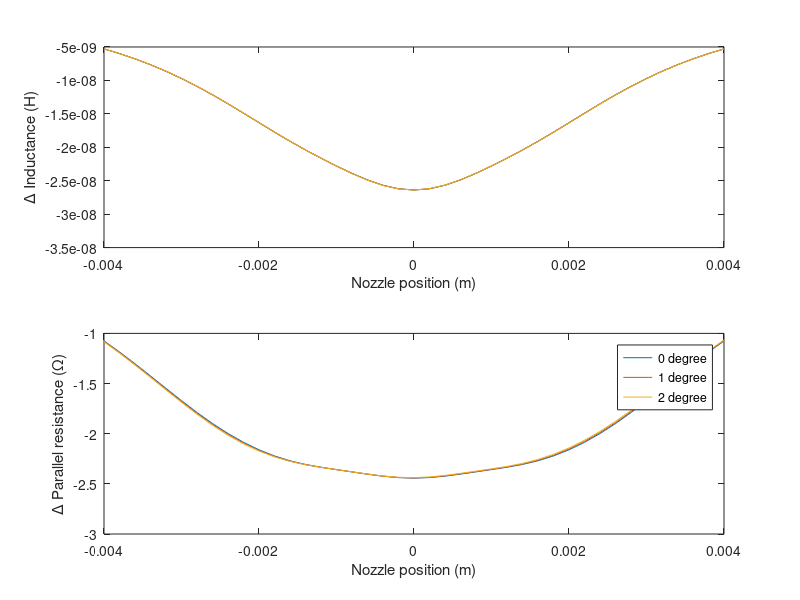
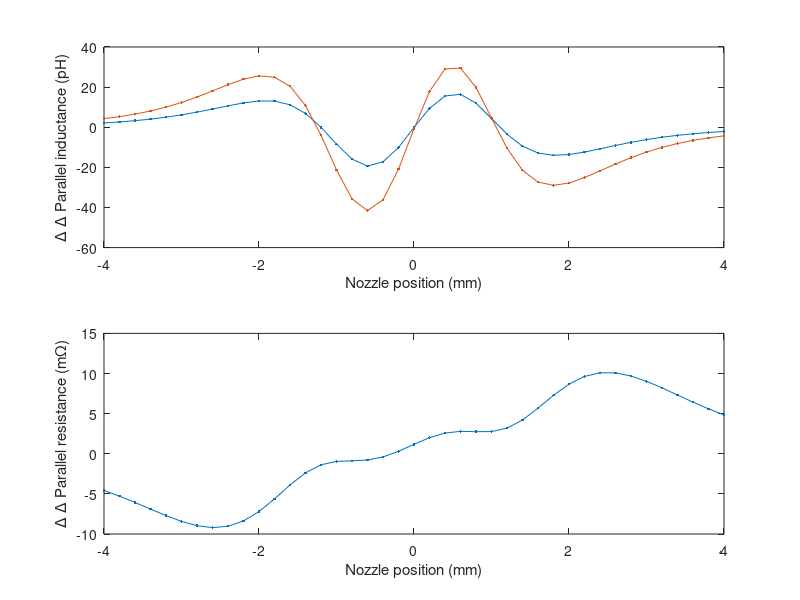

These figures' MATLAB source, in order: (Note: this script raises an error after producing the figures.)
clear all
close all

load("sim_result_0mu_offset_hr2.mat")

dLp = (imag(dZ).^2+real(dZ).^2)./imag(dZ)./f/2/pi;
dRp = (imag(dZ).^2+real(dZ).^2)./real(dZ);
dltot = zeros(3,13);
figure
ax1 = subplot(2,1,1);
plot(xpos,dLp)
ylabel('\Delta Inductance (H)')
xlabel('Nozzle position (m)')
hold on
ax2 = subplot(2,1,2);
plot(xpos,dRp)
ylabel('\Delta Parallel resistance (\Omega)')
xlabel('Nozzle position (m)')
hold on
dLptot(1,:) = dLp;
dRptot(1,:) = dRp;

load("sim_result_50mu_offset_hr2.mat")
dLp = (imag(dZ).^2+real(dZ).^2)./imag(dZ)./f/2/pi;
dRp = (imag(dZ).^2+real(dZ).^2)./real(dZ);
subplot(ax1)
plot(xpos,dLp)
ylabel('\Delta Parallel Inductance (H)')
xlabel('Nozzle position (m)')
hold on
subplot(ax2)
plot(xpos,dRp)
ylabel('\Delta Parallel resistance (\Omega)')
xlabel('Nozzle position (m)')
hold on
dLptot(2,:) = dLp;
dRptot(2,:) = dRp;

load("sim_result_100mu_offset_hr2.mat")
dLp = (imag(dZ).^2+real(dZ).^2)./imag(dZ)./f/2/pi;
dRp = (imag(dZ).^2+real(dZ).^2)./real(dZ);
subplot(ax1)
plot(xpos,dLp)
ylabel('\Delta Inductance (H)')
xlabel('Nozzle position (m)')
hold on
%legend('no offset','50mu offset', '100mu offset')
subplot(ax2)
plot(xpos,dRp)
ylabel('\Delta Parallel resistance (\Omega)')
xlabel('Nozzle position (m)')
hold on
legend('0 degree','1 degree', '2 degree')
dLptot(3,:) = dLp;
dRptot(3,:) = dRp;
set(gcf,'Position',[0,100,450,600])


style = '- .';

ddLp1 = dLptot(2,:)-dLptot(1,:);
ddRp1 = dRptot(2,:)-dRptot(1,:);
figure
ax1 = subplot(2,1,1);
plot(xpos*1e3,ddLp1*1e12,style)
ylabel('\Delta \Delta Parallel inductance (pH)')
xlabel('Nozzle position (mm)')
hold on
ax2 = subplot(2,1,2);
plot(xpos*1e3,ddRp1*1e3,style)
ylabel('\Delta \Delta Parallel resistance (m\Omega)')
xlabel('Nozzle position (mm)')

ddLp2 = dLptot(3,:)-dLptot(1,:);
ddRp2 = dRptot(3,:)-dRptot(1,:);
hold on
subplot(ax1)
plot(xpos*1e3,ddLp2*1e12,style)
%ylabel('\Delta\Delta Inductance (H)')
%xlabel('Nozzle position (m)')
xline(0,':k')
yline(0,':k')
hold on
subplot(ax2)
plot(xpos*1e3,ddRp2*1e3,style)
%ylabel('\Delta\Delta Parallel resistance (\Omega)')
%xlabel('Nozzle position (m)')
xline(0,':k')
yline(0,':k')

leg = legend('50 μm offset', '100 μm offset');
set(gcf,'Position',[0,100,450,600])
leg.Position = [0.629472934472934,0.450277777777778,0.275887573964497,0.058611111111112];


%export_fig('../Images/inductance_vs_offset.png', '-dpng', '-transparent', '-r600');
set(gcf,'Units','Inches');
pos = get(gcf,'Position');
set(gcf,'PaperPositionMode','Auto','PaperUnits','Inches','PaperSize',[pos(3), pos(4)])
exportgraphics(gcf,'../../inductive 3d printer calibration 2/Images/inductance_vs_offset.pdf','ContentType','vector');

xpos = double(xpos*1000);
dLptot = double(dLptot*1e9);
for i1 = 1:3
    y_min = min(real(dLptot(i1,:)));
    y_max = max(real(dLptot(i1,:)));
    x_avg = mean(xpos);
    x_min = min(xpos);
    b0 = (y_max-y_min)/(x_min-x_avg)^2;
    p0 = double([0 x_avg y_min b0 0 0]);
    
    fun = @(p)(real(dLptot(i1,:))-(p(2) + p(3)*(xpos-p(1)).^2 + p(4)*(xpos-p(1)).^4 + p(5)*(xpos-p(1)).^6 + p(6)*(xpos-p(1)).^8));
    fun(p0)
    pfit = lsqnonlin(fun,p0);
    posL(i1) = pfit(1);
end

%xpos = double(xpos*1000);
dRptot = double(dRptot)*1000;
figure
for i1 = 1:3
    y_min = min(real(dRptot(i1,:)));
    y_max = max(real(dRptot(i1,:)));
    x_avg = mean(xpos);
    x_min = min(xpos);
    b0 = (y_max-y_min)/(x_min-x_avg)^2;
    p0 = double([0 x_avg y_min b0 0 0]);
    
    fun = @(p)(real(dRptot(i1,:))-(p(2) + p(3)*(xpos-p(1)).^2 + p(4)*(xpos-p(1)).^4 + p(5)*(xpos-p(1)).^6 + p(6)*(xpos-p(1)).^8));
    fun(p0)
    pfit = lsqnonlin(fun,p0);
    posR(i1) = pfit(1);
    subplot(3,1,i1)
    plot(xpos,real(dRptot(i1,:)))
    hold on
    dRpfit = pfit(2) + pfit(3)*(xpos-pfit(1)).^2 + pfit(4)*(xpos-pfit(1)).^4 + pfit(5)*(xpos-pfit(1)).^6 + pfit(6)*(xpos-pfit(1)).^8
    plot(xpos,dRpfit)
end


